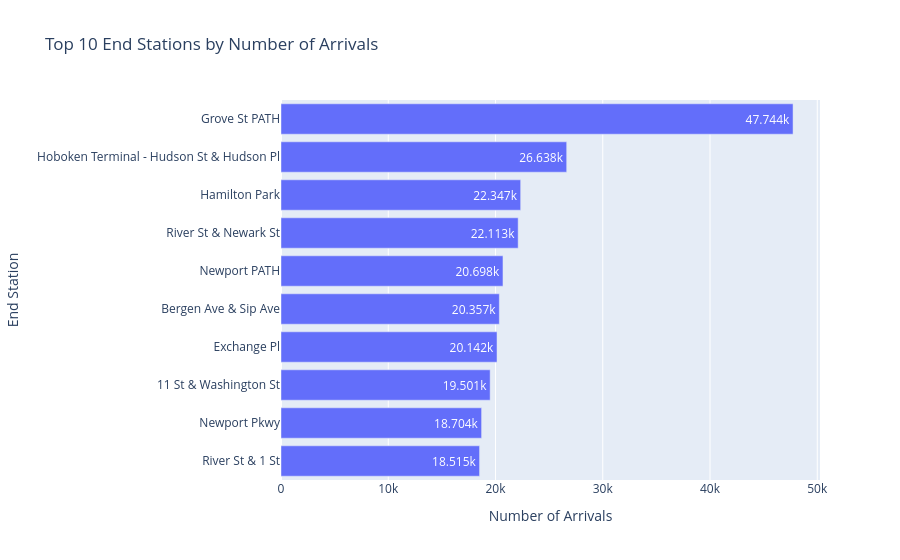

The cell this chart's notebook holds for it:
### Code cell
fig = px.bar(
    top_end_stations.sort_values("number_of_arrivals"),
    x="number_of_arrivals",
    y="end_station_name",
    orientation="h",
    title="Top 10 End Stations by Number of Arrivals",
    text_auto=True
)

fig.update_layout(
    xaxis_title="Number of Arrivals",
    yaxis_title="End Station"
)

fig.show()

### Figure 1 — Plotly figure (JSON) as saved in the notebook; plotly's stock layout.template omitted (floating-point values rounded to 4 significant figures)
{"data": [{"hovertemplate": "number_of_arrivals=%{x}<br>end_station_name=%{y}<extra></extra>", "legendgroup": "", "marker": {"color": "#636efa", "pattern": {"shape": ""}}, "name": "", "orientation": "h", "showlegend": false, "textposition": "auto", "texttemplate": "%{x}", "type": "bar", "x": [18515, 18704, 19501, 20142, 20357, 20698, 22113, 22347, 26638, 47744], "xaxis": "x", "y": ["River St & 1 St", "Newport Pkwy", "11 St & Washington St", "Exchange Pl", "Bergen Ave & Sip Ave", "Newport PATH", "River St & Newark St", "Hamilton Park", "Hoboken Terminal - Hudson St & Hudson Pl", "Grove St PATH"], "yaxis": "y"}], "layout": {"barmode": "relative", "legend": {"tracegroupgap": 0}, "title": {"text": "Top 10 End Stations by Number of Arrivals"}, "xaxis": {"anchor": "y", "domain": [0, 1], "title": {"text": "Number of Arrivals"}}, "yaxis": {"anchor": "x", "domain": [0, 1], "title": {"text": "End Station"}}}}
